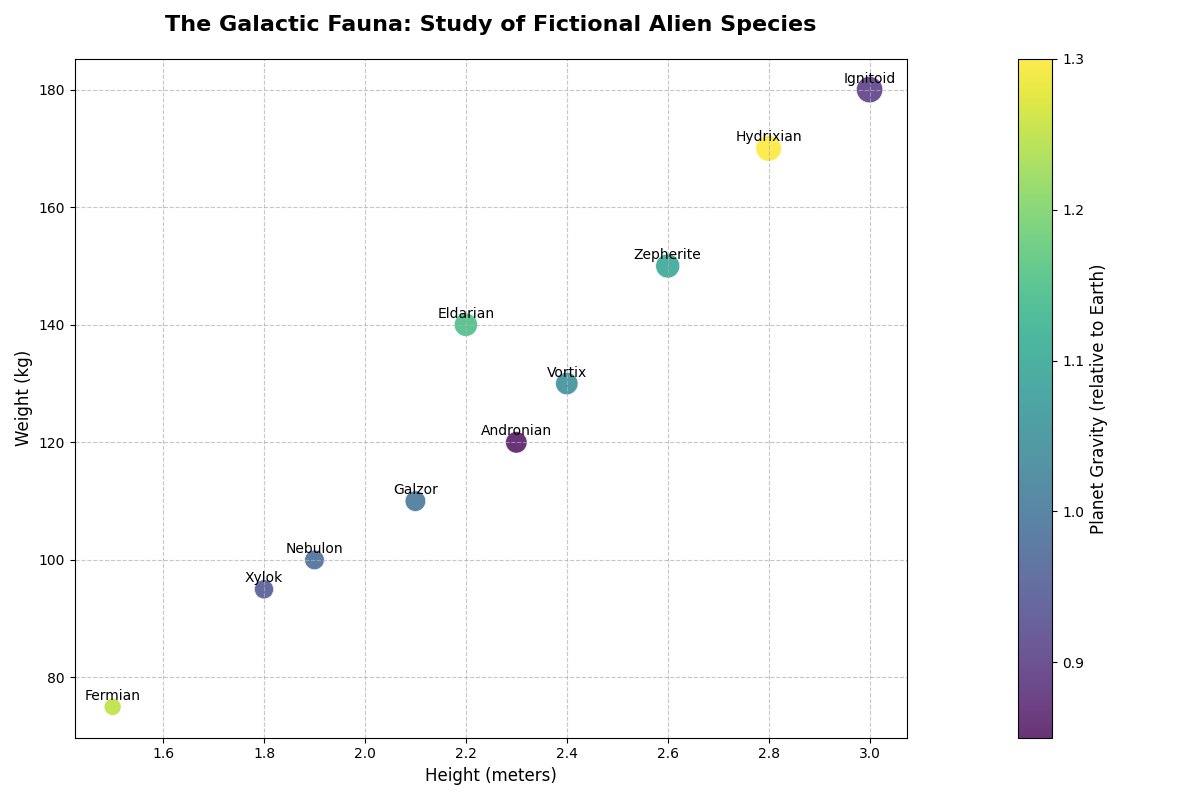

Write Python code to recreate this figure.
import matplotlib.pyplot as plt
import numpy as np

# Backstory and Title:
# Exploring "The Galactic Fauna: Study of Fictional Alien Species"
# Let's imagine we're studying the physical characteristics of various fictional alien species from sci-fi lore. We will examine their heights, weights, and the planets they originate from within the fictional Andromeda Galaxy.

# Data
species = ["Andronian", "Xylok", "Zepherite", "Fermian", "Galzor", 
           "Ignitoid", "Hydrixian", "Eldarian", "Nebulon", "Vortix"]

# Heights (in meters)
heights = np.array([2.3, 1.8, 2.6, 1.5, 2.1, 3.0, 2.8, 2.2, 1.9, 2.4])

# Weights (in kilograms)
weights = np.array([120, 95, 150, 75, 110, 180, 170, 140, 100, 130])

# Planet Gravities (relative to Earth's gravity)
gravities = np.array([0.85, 0.95, 1.1, 1.25, 1.0, 0.9, 1.3, 1.15, 0.98, 1.05])

# Bubble sizes (scaled by weight for visual emphasis)
bubble_sizes = weights * 2

# Colors based on gravity
colors = gravities

# Plotting
fig, ax = plt.subplots(figsize=(12, 8))

# Scatter plot
scatter = ax.scatter(heights, weights, s=bubble_sizes, c=colors, cmap='viridis', alpha=0.8, edgecolors='w', linewidth=0.5)

# Setting up title and labels
ax.set_title("The Galactic Fauna: Study of Fictional Alien Species", fontsize=16, fontweight='bold', pad=20)
ax.set_xlabel("Height (meters)", fontsize=12)
ax.set_ylabel("Weight (kg)", fontsize=12)

# Annotate each point with the species name
for i, species_name in enumerate(species):
    ax.annotate(species_name, (heights[i], weights[i]), fontsize=10, 
                textcoords="offset points", xytext=(0,5), ha='center')

# Color bar to reflect gravities
cbar = plt.colorbar(scatter, ax=ax, pad=0.1)
cbar.set_label('Planet Gravity (relative to Earth)', fontsize=12)

# Grid for readability
ax.grid(True, linestyle='--', alpha=0.7)

# Automatically adjust layout to prevent overlap
plt.tight_layout()

# Display the plot
plt.show()
